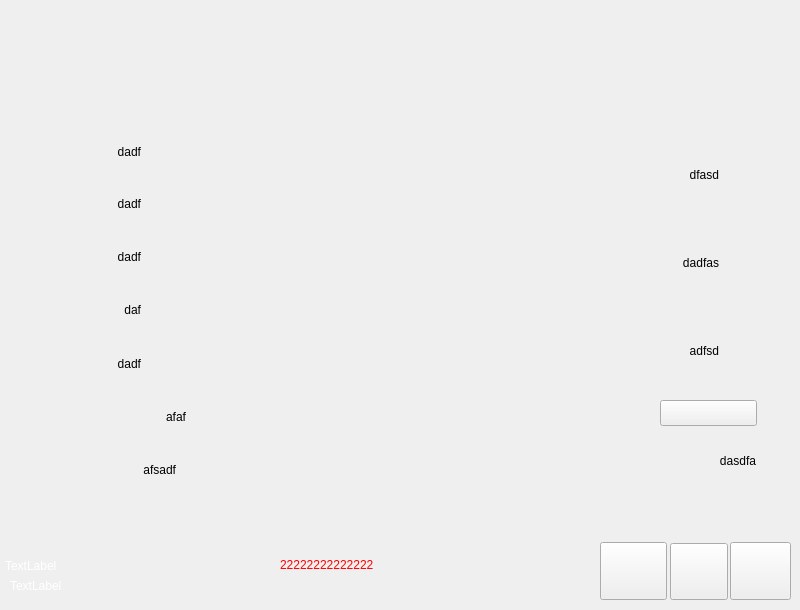
   <widget class="QWidget" name="page_2">
    <widget class="QPushButton" name="pushButton_4">
     <property name="geometry">
      <rect>
       <x>600</x>
       <y>542</y>
       <width>67</width>
       <height>58</height>
      </rect>
     </property>
     <property name="focusPolicy">
      <enum>Qt::NoFocus</enum>
     </property>
     <property name="styleSheet">
      <string notr="true">border-image: url(:/new/prefix1/img2/backlog.png);</string>
     </property>
     <property name="text">
      <string/>
     </property>
    </widget>
    <widget class="QPushButton" name="pushButton_5">
     <property name="geometry">
      <rect>
       <x>670</x>
       <y>543</y>
       <width>58</width>
       <height>57</height>
      </rect>
     </property>
     <property name="focusPolicy">
      <enum>Qt::NoFocus</enum>
     </property>
     <property name="styleSheet">
      <string notr="true">border-image: url(:/new/prefix1/img2/setlog.png);</string>
     </property>
     <property name="text">
      <string/>
     </property>
    </widget>
    <widget class="QPushButton" name="pushButton_6">
     <property name="geometry">
      <rect>
       <x>730</x>
       <y>542</y>
       <width>61</width>
       <height>58</height>
      </rect>
     </property>
     <property name="focusPolicy">
      <enum>Qt::NoFocus</enum>
     </property>
     <property name="styleSheet">
      <string notr="true">border-image: url(:/new/prefix1/img2/beeplog.png);</string>
     </property>
     <property name="text">
      <string/>
     </property>
    </widget>
    <widget class="QPushButton" name="pushButton_11">
     <property name="geometry">
      <rect>
       <x>660</x>
       <y>400</y>
       <width>97</width>
       <height>26</height>
      </rect>
     </property>
     <property name="focusPolicy">
      <enum>Qt::NoFocus</enum>
     </property>
     <property name="styleSheet">
      <string notr="true">border-image: url(:/new/prefix1/img2/icon/35.png);</string>
     </property>
     <property name="text">
      <string/>
     </property>
    </widget>
    <widget class="QLabel" name="label_11">
     <property name="geometry">
      <rect>
       <x>280</x>
       <y>540</y>
       <width>255</width>
       <height>50</height>
      </rect>
     </property>
     <property name="styleSheet">
      <string notr="true">font: 75 36pt &quot;Ubuntu&quot;;
color: rgb(255, 0, 0);</string>
     </property>
     <property name="text">
      <string>22222222222222</string>
     </property>
     <property name="alignment">
      <set>Qt::AlignLeading|Qt::AlignLeft|Qt::AlignVCenter</set>
     </property>
     <property name="margin">
      <number>0</number>
     </property>
    </widget>
    <widget class="QLabel" name="label_8">
     <property name="geometry">
      <rect>
       <x>648</x>
       <y>154</y>
       <width>71</width>
       <height>41</height>
      </rect>
     </property>
     <property name="styleSheet">
      <string notr="true">font: 24pt &quot;Ubuntu&quot;;</string>
     </property>
     <property name="text">
      <string>dfasd</string>
     </property>
     <property name="alignment">
      <set>Qt::AlignRight|Qt::AlignTrailing|Qt::AlignVCenter</set>
     </property>
    </widget>
    <widget class="QLabel" name="label_15">
     <property name="geometry">
      <rect>
       <x>5</x>
       <y>550</y>
       <width>141</width>
       <height>31</height>
      </rect>
     </property>
     <property name="styleSheet">
      <string notr="true">color: rgb(255, 255, 255);
font: 75 20pt &quot;Ubuntu&quot;;</string>
     </property>
     <property name="text">
      <string>TextLabel</string>
     </property>
    </widget>
    <widget class="QLabel" name="label_12">
     <property name="geometry">
      <rect>
       <x>645</x>
       <y>440</y>
       <width>111</width>
       <height>41</height>
      </rect>
     </property>
     <property name="styleSheet">
      <string notr="true">font: 24pt &quot;Ubuntu&quot;;</string>
     </property>
     <property name="text">
      <string>dasdfa</string>
     </property>
     <property name="alignment">
      <set>Qt::AlignRight|Qt::AlignTrailing|Qt::AlignVCenter</set>
     </property>
    </widget>
    <widget class="QLabel" name="label_7">
     <property name="geometry">
      <rect>
       <x>65</x>
       <y>454</y>
       <width>111</width>
       <height>31</height>
      </rect>
     </property>
     <property name="styleSheet">
      <string notr="true">font: 24pt &quot;Ubuntu&quot;;</string>
     </property>
     <property name="text">
      <string>afsadf</string>
     </property>
     <property name="alignment">
      <set>Qt::AlignRight|Qt::AlignTrailing|Qt::AlignVCenter</set>
     </property>
    </widget>
    <widget class="QLabel" name="label_3">
     <property name="geometry">
      <rect>
       <x>80</x>
       <y>236</y>
       <width>61</width>
       <height>41</height>
      </rect>
     </property>
     <property name="styleSheet">
      <string notr="true">font: 24pt &quot;Ubuntu&quot;;</string>
     </property>
     <property name="text">
      <string>dadf</string>
     </property>
     <property name="alignment">
      <set>Qt::AlignRight|Qt::AlignTrailing|Qt::AlignVCenter</set>
     </property>
    </widget>
    <widget class="QLabel" name="label_16">
     <property name="geometry">
      <rect>
       <x>10</x>
       <y>570</y>
       <width>121</width>
       <height>31</height>
      </rect>
     </property>
     <property name="styleSheet">
      <string notr="true">color: rgb(255, 255, 255);
font: 75 20pt &quot;Ubuntu&quot;;</string>
     </property>
     <property name="text">
      <string>TextLabel</string>
     </property>
    </widget>
    <widget class="QLabel" name="label_6">
     <property name="geometry">
      <rect>
       <x>85</x>
       <y>396</y>
       <width>101</width>
       <height>41</height>
      </rect>
     </property>
     <property name="styleSheet">
      <string notr="true">font: 24pt &quot;Ubuntu&quot;;</string>
     </property>
     <property name="text">
      <string>afaf</string>
     </property>
     <property name="alignment">
      <set>Qt::AlignRight|Qt::AlignTrailing|Qt::AlignVCenter</set>
     </property>
    </widget>
    <widget class="QLabel" name="label_10">
     <property name="geometry">
      <rect>
       <x>648</x>
       <y>330</y>
       <width>71</width>
       <height>41</height>
      </rect>
     </property>
     <property name="styleSheet">
      <string notr="true">font: 24pt &quot;Ubuntu&quot;;</string>
     </property>
     <property name="text">
      <string>adfsd</string>
     </property>
     <property name="alignment">
      <set>Qt::AlignRight|Qt::AlignTrailing|Qt::AlignVCenter</set>
     </property>
    </widget>
    <widget class="QLabel" name="label_5">
     <property name="geometry">
      <rect>
       <x>80</x>
       <y>348</y>
       <width>61</width>
       <height>31</height>
      </rect>
     </property>
     <property name="styleSheet">
      <string notr="true">font: 24pt &quot;Ubuntu&quot;;</string>
     </property>
     <property name="text">
      <string>dadf</string>
     </property>
     <property name="alignment">
      <set>Qt::AlignRight|Qt::AlignTrailing|Qt::AlignVCenter</set>
     </property>
    </widget>
    <widget class="QLabel" name="label_9">
     <property name="geometry">
      <rect>
       <x>648</x>
       <y>242</y>
       <width>71</width>
       <height>41</height>
      </rect>
     </property>
     <property name="styleSheet">
      <string notr="true">font: 24pt &quot;Ubuntu&quot;;</string>
     </property>
     <property name="text">
      <string>dadfas</string>
     </property>
     <property name="alignment">
      <set>Qt::AlignRight|Qt::AlignTrailing|Qt::AlignVCenter</set>
     </property>
    </widget>
    <widget class="QLabel" name="label_2">
     <property name="geometry">
      <rect>
       <x>80</x>
       <y>183</y>
       <width>61</width>
       <height>41</height>
      </rect>
     </property>
     <property name="styleSheet">
      <string notr="true">font: 24pt &quot;Ubuntu&quot;;</string>
     </property>
     <property name="text">
      <string>dadf</string>
     </property>
     <property name="alignment">
      <set>Qt::AlignRight|Qt::AlignTrailing|Qt::AlignVCenter</set>
     </property>
    </widget>
    <widget class="QLabel" name="label_4">
     <property name="geometry">
      <rect>
       <x>80</x>
       <y>294</y>
       <width>61</width>
       <height>31</height>
      </rect>
     </property>
     <property name="styleSheet">
      <string notr="true">font: 24pt &quot;Ubuntu&quot;;</string>
     </property>
     <property name="text">
      <string>daf</string>
     </property>
     <property name="alignment">
      <set>Qt::AlignRight|Qt::AlignTrailing|Qt::AlignVCenter</set>
     </property>
    </widget>
    <widget class="QLabel" name="label">
     <property name="geometry">
      <rect>
       <x>80</x>
       <y>136</y>
       <width>61</width>
       <height>31</height>
      </rect>
     </property>
     <property name="layoutDirection">
      <enum>Qt::LeftToRight</enum>
     </property>
     <property name="styleSheet">
      <string notr="true">font: 24pt &quot;Ubuntu&quot;;</string>
     </property>
     <property name="text">
      <string>dadf</string>
     </property>
     <property name="alignment">
      <set>Qt::AlignRight|Qt::AlignTrailing|Qt::AlignVCenter</set>
     </property>
    </widget>
    <widget class="QLabel" name="label_46">
     <property name="geometry">
      <rect>
       <x>242</x>
       <y>143</y>
       <width>323</width>
       <height>243</height>
      </rect>
     </property>
     <property name="styleSheet">
      <string notr="true"/>
     </property>
     <property name="text">
      <string/>
     </property>
     <property name="alignment">
      <set>Qt::AlignRight|Qt::AlignTrailing|Qt::AlignVCenter</set>
     </property>
    </widget>
    <widget class="QLabel" name="label_47">
     <property name="geometry">
      <rect>
       <x>380</x>
       <y>492</y>
       <width>111</width>
       <height>41</height>
      </rect>
     </property>
     <property name="styleSheet">
      <string notr="true">font: 24pt &quot;Ubuntu&quot;;</string>
     </property>
     <property name="text">
      <string/>
     </property>
     <property name="alignment">
      <set>Qt::AlignRight|Qt::AlignTrailing|Qt::AlignVCenter</set>
     </property>
    </widget>
    <widget class="QLabel" name="label_48">
     <property name="geometry">
      <rect>
       <x>390</x>
       <y>440</y>
       <width>101</width>
       <height>41</height>
      </rect>
     </property>
     <property name="styleSheet">
      <string notr="true">font: 24pt &quot;Ubuntu&quot;;</string>
     </property>
     <property name="text">
      <string/>
     </property>
     <property name="alignment">
      <set>Qt::AlignRight|Qt::AlignTrailing|Qt::AlignVCenter</set>
     </property>
    </widget>
    <widget class="QLabel" name="label_49">
     <property name="geometry">
      <rect>
       <x>330</x>
       <y>470</y>
       <width>111</width>
       <height>41</height>
      </rect>
     </property>
     <property name="styleSheet">
      <string notr="true">font: 24pt &quot;Ubuntu&quot;;</string>
     </property>
     <property name="text">
      <string/>
     </property>
     <property name="alignment">
      <set>Qt::AlignRight|Qt::AlignTrailing|Qt::AlignVCenter</set>
     </property>
    </widget>
    <widget class="QLabel" name="label_50">
     <property name="geometry">
      <rect>
       <x>340</x>
       <y>418</y>
       <width>101</width>
       <height>41</height>
      </rect>
     </property>
     <property name="styleSheet">
      <string notr="true">font: 24pt &quot;Ubuntu&quot;;</string>
     </property>
     <property name="text">
      <string/>
     </property>
     <property name="alignment">
      <set>Qt::AlignRight|Qt::AlignTrailing|Qt::AlignVCenter</set>
     </property>
    </widget>
   </widget>
